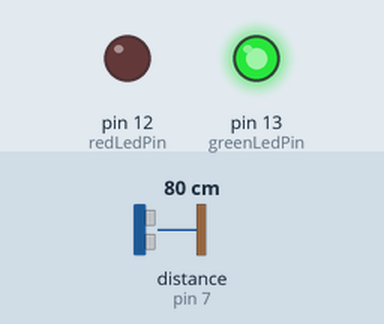
This sketch was run on a simulated Arduino Uno, built with avr-gcc and run on an emulated ATmega328P. Parts: output pins drawn as LEDs (lit = HIGH). The inputs (shaded band) are chosen by the test bench; at power-on: distance to the obstacle (sensor on pin 7) 80 cm. What the sketch prints to the serial monitor is not drawn.

Above: at 1.8 s.
1.9 s: distance to the obstacle (sensor on pin 7) set to 63 cm
3.4 s: distance to the obstacle (sensor on pin 7) set to 55 cm
At 4.5 s:
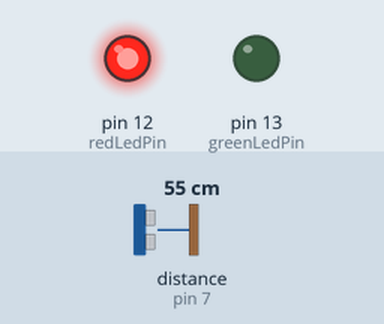
5.5 s: distance to the obstacle (sensor on pin 7) set to 120 cm
At 6.5 s:
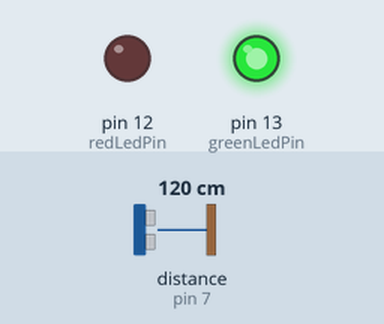
7.5 s: distance to the obstacle (sensor on pin 7) set to 2 cm
At 8.3 s:
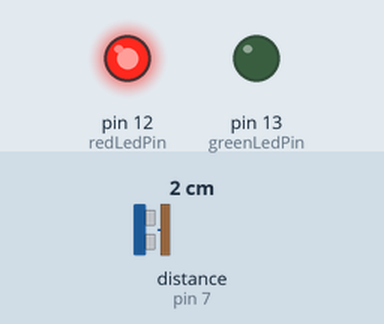
Timing chart, 0 to 10.5 s (numbered marks = the images above; inputs shaded):
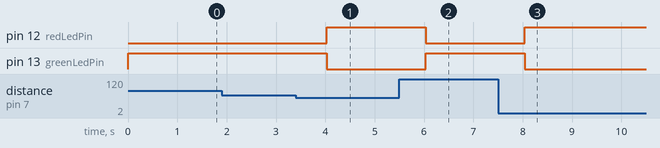

The sketch:

Arduino_HC_SR04.ino
```cpp
/*
 * Balneario Camboriu garage door sensor project
 * Andres Lopez de Vergara
 */
#include "Ultrasonic.h"

const int greenLedPin = 13;
const int redLedPin = 12;
long distance = 0;
Ultrasonic ultrasonic(6,7);

void setup() {
  Serial.begin(9600);

  pinMode(greenLedPin,OUTPUT);
  pinMode(redLedPin, OUTPUT);

}

void loop() {
  distance = ultrasonic.Ranging(1);

  Serial.print(distance);
  digitalWrite(greenLedPin,LOW);
  digitalWrite(redLedPin,LOW);

  if (distance > 60) {
    digitalWrite(greenLedPin,HIGH);
  }else{
    digitalWrite(redLedPin,HIGH);
  }

  delay(1000);
}
```

Measured:
- the behaviour switches between 61 and 60 cm on distance to the obstacle (sensor on pin 7) (found by bisection; images 0 and 1)
- after the input at 3.4 s, pin 12 (redLedPin): LOW → HIGH after 0.62 s; pin 13 (greenLedPin): HIGH → LOW after 0.62 s
- after the input at 5.5 s, pin 12 (redLedPin): HIGH → LOW after 0.54 s; pin 13 (greenLedPin): LOW → HIGH after 0.54 s
- after the input at 7.5 s, pin 12 (redLedPin): LOW → HIGH after 0.54 s; pin 13 (greenLedPin): HIGH → LOW after 0.54 s
